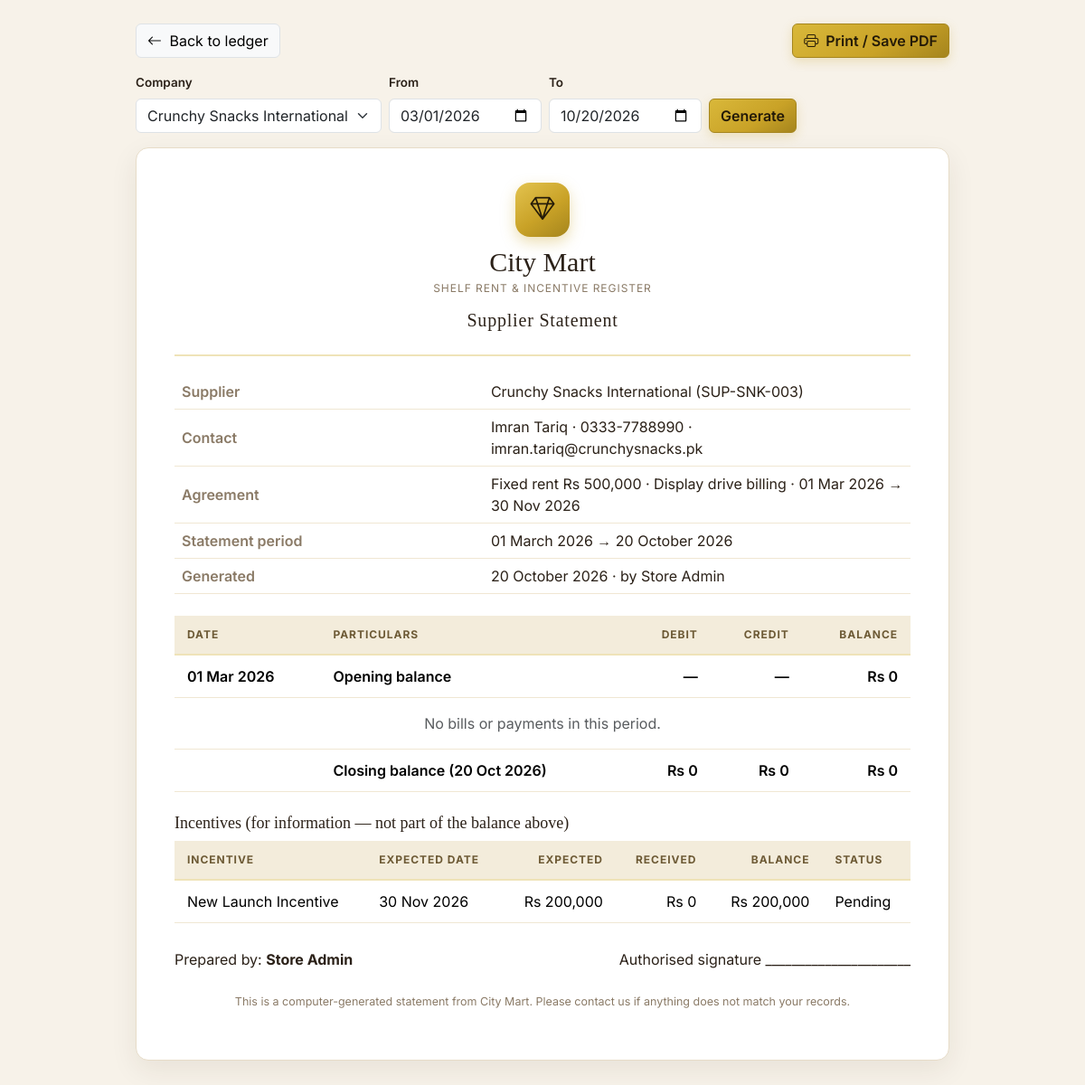
The app's page /statement.php (signed in) with its own data.
### tables this page shows
CREATE TABLE IF NOT EXISTS agreements (
  id                INT UNSIGNED AUTO_INCREMENT PRIMARY KEY,
  supplier_name     VARCHAR(150) NOT NULL,
  ledger_code       VARCHAR(60)  NOT NULL UNIQUE,
  contact_person    VARCHAR(100) NULL,
  contact_phone     VARCHAR(40)  NULL,
  contact_email     VARCHAR(120) NULL,
  rent_type         ENUM('fixed','percentage') NOT NULL DEFAULT 'fixed',
  rent_amount       DECIMAL(12,2) NULL,           
  percentage_rate   DECIMAL(5,2)  NULL,           
  billing_frequency ENUM('monthly','quarterly','display_drive') NOT NULL DEFAULT 'monthly',
  period_from       DATE NOT NULL,
  period_to         DATE NOT NULL,
  scan_file         VARCHAR(255) NULL,            
  notes             VARCHAR(255) NULL,
  created_by        INT UNSIGNED NULL,
  created_at        TIMESTAMP NOT NULL DEFAULT CURRENT_TIMESTAMP,
  updated_at        TIMESTAMP NOT NULL DEFAULT CURRENT_TIMESTAMP ON UPDATE CURRENT_TIMESTAMP,
  CONSTRAINT fk_agreements_user FOREIGN KEY (created_by) REFERENCES users(id) ON DELETE SET NULL,
  CHECK (period_to >= period_from)
);

CREATE TABLE IF NOT EXISTS incentives (
  id              INT UNSIGNED AUTO_INCREMENT PRIMARY KEY,
  agreement_id    INT UNSIGNED NOT NULL,
  title           VARCHAR(150) NOT NULL,
  type            ENUM('Promotion','Display','Launch','Target','Other') NOT NULL DEFAULT 'Promotion',
  basis           ENUM('Fixed','Percentage') NOT NULL DEFAULT 'Fixed',
  rate            DECIMAL(5,2)   NULL,            
  expected_amount DECIMAL(12,2)  NULL,            
  received_amount DECIMAL(12,2)  NOT NULL DEFAULT 0,
  expected_date   DATE NOT NULL,                  
  received_date   DATE NULL,                      
  notes           VARCHAR(255) NULL,
  created_by      INT UNSIGNED NULL,
  created_at      TIMESTAMP NOT NULL DEFAULT CURRENT_TIMESTAMP,
  updated_at      TIMESTAMP NOT NULL DEFAULT CURRENT_TIMESTAMP ON UPDATE CURRENT_TIMESTAMP,
  CONSTRAINT fk_incentives_agreement FOREIGN KEY (agreement_id) REFERENCES agreements(id) ON DELETE CASCADE,
  CONSTRAINT fk_incentives_user FOREIGN KEY (created_by) REFERENCES users(id) ON DELETE SET NULL,
  CHECK (received_amount >= 0)
);

### lang.php (called while the page is built, shortened)
<?php
function appLang(): string
{
    return $_SESSION['lang'] ?? 'en';
}
function t(string $key): string
{
    static $dict = null;
    $lang = appLang();
    return $dict[$lang][$key] ?? $dict['en'][$key] ?? $key;
}

### auth.php (called while the page is built, shortened)
<?php
require_once __DIR__ . '/config.php';
require_once __DIR__ . '/lang.php';
function currentUser(): ?array
{
    return $_SESSION['user'] ?? null;
}
function e($v): string
{
    return htmlspecialchars((string)($v ?? ''), ENT_QUOTES, 'UTF-8');
}
function money($n): string
{
    return cfg('currency') . ' ' . number_format((float)$n, 0);
}

### billing.php (called while the page is built, shortened)
<?php
function syncBills(PDO $pdo): void
{
    $agreements = $pdo->query('SELECT * FROM agreements')->fetchAll();
}
function statusLabel(string $s): string
{
    if (function_exists('t')) {
        return t($s);
    }
    return [
        'received' => 'Received',
        'partial'  => 'Partial',
        'due'      => 'Due',
        'overdue'  => 'Overdue',
        'awaited'  => 'Awaited',
        'pending'  => 'Pending',
        'out'      => 'Out of Period',
        'nobill'   => 'No Bill',
    ][$s] ?? $s;
}
function incentiveStatus(array $inc, ?string $today = null): string
{
    $today = $today ?? date('Y-m-d');
    $expected = (float)$inc['expected_amount'];
    $received = (float)$inc['received_amount'];
    return $inc['expected_date'] < $today ? 'overdue' : 'pending';
}
function loadIncentives(PDO $pdo, ?int $agreementId = null): array
{
    $sql = 'SELECT i.*, a.supplier_name, a.ledger_code
              FROM incentives i
              JOIN agreements a ON a.id = i.agreement_id';
    $args = [];
    if ($agreementId !== null) {
        $sql .= ' WHERE i.agreement_id = :ag';
        $args[':ag'] = $agreementId;
    }
    $sql .= ' ORDER BY i.expected_date, i.id';
    $st = $pdo->prepare($sql);
    $st->execute($args);
    $rows = $st->fetchAll();
    $today = date('Y-m-d');
    foreach ($rows as &$r) {
        $r['status']  = incentiveStatus($r, $today);
    }
    return $rows;
}

### config.php (called while the page is built, shortened)
<?php
function cfg(string $key)
{
    $map = [
        'db_host' => DB_HOST, 'db_port' => DB_PORT, 'db_name' => DB_NAME,
        'db_user' => DB_USER, 'db_pass' => DB_PASS,
        'mart_name' => MART_NAME, 'app_name' => APP_NAME, 'currency' => CURRENCY,
        'due_day' => DUE_DAY, 'expiry_warn_days' => EXPIRY_WARN_DAYS,
        'upload_dir' => UPLOAD_DIR, 'upload_url' => UPLOAD_URL,
        'max_upload_bytes' => MAX_UPLOAD_BYTES,
    ];
    return $map[$key] ?? null;
}

### statement.php (the view, shortened to what this page needs)
<?php
require_once __DIR__ . '/db.php';
require_once __DIR__ . '/billing.php';
require_once __DIR__ . '/auth.php';
$pdo = db();
syncBills($pdo);
$all = $pdo->query('SELECT * FROM agreements ORDER BY supplier_name')->fetchAll();
$id = (int)($_GET['id'] ?? ($all[0]['id'] ?? 0));
$ag = null;
foreach ($all as $a) {
    if ((int)$a['id'] === $id) $ag = $a;
}
$from = $_GET['from'] ?? $ag['period_from'];
$to   = $_GET['to'] ?? date('Y-m-d');
$bills = loadBills($pdo, null, $id);
$paidBefore = 0.0;
$expectedBefore = 0.0;
$opening = $expectedBefore - $paidBefore;
$events = [];
foreach ($bills as $b) {
    if ($b['bill_month'] < $from || $b['bill_month'] > $to) continue;
    $events[] = [
        'date' => $b['bill_month'], 'kind' => 'bill',
        'label' => 'Shelf rent — ' . date('F Y', strtotime($b['bill_month'])) . ' (due ' . date('d M Y', strtotime($b['due_date'])) . ')',
        'debit' => $b['expected_amount'] === null ? null : (float)$b['expected_amount'],
        'credit' => null,
        'note' => $b['expected_amount'] === null ? 'Awaited — amount not yet known' : '',
        '_ord' => 0,
    ];
}
usort($events, fn($a, $b) => [$a['date'], $a['_ord']] <=> [$b['date'], $b['_ord']]);
$totDebit = 0.0; $totCredit = 0.0;
$balance = $opening;
$closing = $balance;
$incentives = loadIncentives($pdo, $id);
$lang = appLang();
?>
<!DOCTYPE html>
<html lang="<?= e($lang) ?>" dir="<?= $lang === 'ur' ? 'rtl' : 'ltr' ?>">
<head>
<link href="assets/vendor/bootstrap/bootstrap.min.css" rel="stylesheet">
<link href="assets/vendor/bootstrap-icons/bootstrap-icons.min.css" rel="stylesheet">
<link href="assets/css/app.css" rel="stylesheet">
</head>
<body class="receipt-body">
<div class="receipt-actions no-print" style="max-width:900px">
  <a class="btn btn-light border" href="company.php?id=<?= $id ?>"><i class="bi bi-arrow-left me-1"></i> Back to ledger</a>
  <button class="btn btn-gold" onclick="window.print()"><i class="bi bi-printer me-1"></i> <?= e(t('print')) ?> / Save PDF</button>
</div>
<form method="get" class="no-print mb-3 mx-auto d-flex gap-2 flex-wrap align-items-end" style="max-width:900px">
  <div>
    <label class="form-label"><?= e(t('company')) ?></label>
    <select class="form-select" name="id" onchange="this.form.submit()">
      <?php foreach ($all as $a): ?>
        <option value="<?= (int)$a['id'] ?>" <?= (int)$a['id'] === $id ? 'selected' : '' ?>><?= e($a['supplier_name']) ?></option>
      <?php endforeach; ?>
    </select>
  </div>
  <div>
    <label class="form-label">From</label>
    <input type="date" class="form-control" name="from" value="<?= e($from) ?>">
  </div>
  <div>
    <label class="form-label">To</label>
    <input type="date" class="form-control" name="to" value="<?= e($to) ?>">
  </div>
  <button class="btn btn-gold" type="submit">Generate</button>
</form>
<div class="receipt" style="max-width:900px">
  <div class="receipt-head">
    <div class="brand-mark big"><i class="bi bi-gem"></i></div>
    <h1><?= e(MART_NAME) ?></h1>
    <p><?= e(APP_NAME) ?></p>
    <h2><?= e(t('supplier_statement')) ?></h2>
  </div>
  <table class="receipt-table">
    <tr><th>Supplier</th><td><?= e($ag['supplier_name']) ?> (<?= e($ag['ledger_code']) ?>)</td></tr>
    <tr><th>Contact</th><td><?= e($ag['contact_person'] ?? '—') ?><?= $ag['contact_phone'] ? ' · ' . e($ag['contact_phone']) : '' ?><?= !empty($ag['contact_email']) ? ' · ' . e($ag['contact_email']) : '' ?></td></tr>
    <tr><th>Agreement</th><td><?= $ag['rent_type'] === 'fixed' ? 'Fixed rent ' . money($ag['rent_amount']) : 'Percentage rent @ ' . e($ag['percentage_rate']) . '% of sales' ?> · <?= ucfirst(str_replace('_', ' ', $ag['billing_frequency'])) ?> billing · <?= date('d M Y', strtotime($ag['period_from'])) ?> → <?= date('d M Y', strtotime($ag['period_to'])) ?></td></tr>
    <tr><th>Statement period</th><td><?= date('d F Y', strtotime($from)) ?> → <?= date('d F Y', strtotime($to)) ?></td></tr>
    <tr><th>Generated</th><td><?= date('d F Y') ?> · by <?= e(currentUser()['name']) ?></td></tr>
  </table>
  <table class="table table-luxe align-middle mt-4">
    <thead><tr><th>Date</th><th>Particulars</th><th class="text-end">Debit</th><th class="text-end">Credit</th><th class="text-end">Balance</th></tr></thead>
    <tbody>
      <tr class="fw-semibold">
        <td><?= date('d M Y', strtotime($from)) ?></td><td>Opening balance</td>
        <td class="text-end">—</td><td class="text-end">—</td><td class="text-end"><?= money($opening) ?></td>
      </tr>
      <?php if (!$events): ?>
        <tr><td colspan="5" class="text-center py-3 text-muted">No bills or payments in this period.</td></tr>
      <?php endif; ?>
      <tr class="fw-semibold">
        <td></td><td>Closing balance (<?= date('d M Y', strtotime($to)) ?>)</td>
        <td class="text-end"><?= money($totDebit) ?></td><td class="text-end"><?= money($totCredit) ?></td>
        <td class="text-end"><?= money($closing) ?></td>
      </tr>
    </tbody>
  </table>
  <?php if ($incentives): ?>
    <h3 class="mt-4" style="font-size:18px">Incentives (for information — not part of the balance above)</h3>
    <table class="table table-luxe align-middle">
      <thead><tr><th>Incentive</th><th>Expected date</th><th class="text-end">Expected</th><th class="text-end">Received</th><th class="text-end">Balance</th><th>Status</th></tr></thead>
      <tbody>
      <?php foreach ($incentives as $inc): ?>
        <tr>
          <td><?= e($inc['title']) ?></td>
          <td><?= date('d M Y', strtotime($inc['expected_date'])) ?></td>
          <td class="text-end"><?= $inc['expected_amount'] === null ? 'Awaited' : money($inc['expected_amount']) ?></td>
          <td class="text-end"><?= money($inc['received_amount']) ?></td>
          <td class="text-end"><?= $inc['balance'] === null ? '—' : money($inc['balance']) ?></td>
          <td><?= statusLabel($inc['status']) ?></td>
        </tr>
      <?php endforeach; ?>
      </tbody>
    </table>
  <?php endif; ?>
  <div class="receipt-foot">
    <div>Prepared by: <strong><?= e(currentUser()['name']) ?></strong></div>
    <div class="receipt-sign">Authorised signature ______________________</div>
  </div>
  <p class="receipt-thanks">This is a computer-generated statement from <?= e(MART_NAME) ?>. Please contact us if anything does not match your records.</p>
</div>
</body>
</html>

### assets/css/app.css (style rules this page uses)
:root { --espresso: #221812; --espresso-2: #171009; --gold: #c9a227; --gold-dark: #a5851d; --gold-soft: #efe3b8; --ivory: #f7f2e9; --panel: #fffdf8; --ink: #2b2118; --muted: #8a7a66; --line: #e7dcc8; --shadow: 0 10px 30px rgba(46, 32, 12, .08); --radius: 16px; }
* { font-family: 'Inter', system-ui, sans-serif; }
body { background: var(--ivory); color: var(--ink); }
h1, h2, h3, .brand-name { font-family: 'Playfair Display', Georgia, serif; }
a { color: #8a6d1f; text-decoration: none; }
.brand-mark { width: 44px; height: 44px; border-radius: 12px; display: grid; place-items: center; background: linear-gradient(145deg, #e3c34f, var(--gold) 55%, var(--gold-dark)); color: #241a08; font-size: 20px; box-shadow: 0 6px 16px rgba(201,162,39,.35); }
.brand-mark.big { width: 60px; height: 60px; font-size: 27px; border-radius: 16px; margin: 0 auto; }
.table-luxe thead th { background: #f3ecdb; color: #6d5a35; font-size: 12px; letter-spacing: .08em; text-transform: uppercase; border-bottom: 2px solid var(--gold-soft); padding: 12px 14px; }
.table-luxe tbody td, .table-luxe tbody th { padding: 11px 14px; border-color: #f0e7d3; }
.btn-gold { background: linear-gradient(145deg, #d9b83a, var(--gold) 60%, var(--gold-dark)); border: 1px solid var(--gold-dark); color: #241a08; font-weight: 600; box-shadow: 0 4px 12px rgba(201,162,39,.25); }
.receipt-body { background: var(--ivory); padding: 26px 16px 40px; }
.receipt-actions { max-width: 760px; margin: 0 auto 14px; display: flex; justify-content: space-between; }
.receipt { max-width: 760px; margin: 0 auto; background: #fff; border: 1px solid var(--line); border-radius: 14px; padding: 38px 42px; box-shadow: var(--shadow); }
.receipt-head { text-align: center; border-bottom: 2px solid var(--gold-soft); padding-bottom: 18px; margin-bottom: 20px; }
.receipt-head h1 { font-size: 30px; margin: 10px 0 0; }
.receipt-head p { color: var(--muted); text-transform: uppercase; letter-spacing: .08em; font-size: 12px; margin: 2px 0; }
.receipt-head h2 { font-size: 20px; margin-top: 14px; letter-spacing: .04em; }
.receipt-table { width: 100%; }
.receipt-table th { text-align: left; color: var(--muted); font-weight: 600; padding: 7px 8px; width: 42%; border-bottom: 1px solid #f0e7d3; }
.receipt-table td { padding: 7px 8px; border-bottom: 1px solid #f0e7d3; }
.receipt-foot { display: flex; justify-content: space-between; gap: 20px; margin-top: 28px; flex-wrap: wrap; }
.receipt-thanks { text-align: center; color: var(--muted); font-size: 12.5px; margin-top: 26px; }
.form-label { font-weight: 600; font-size: 13.5px; }

### records on screen
agreements: from "03/01/2026", supplier_name "Crunchy Snacks International", ledger_code "SUP-SNK-003", contact_person "Imran Tariq", contact_phone "0333-7788990", contact_email "imran.tariq@crunchysnacks.pk", rent_amount "Rs 500,000", billing_frequency "Display drive", period_from "01 Mar 2026", period_to "30 Nov 2026", period_from "01 March 2026"
incentives: title "New Launch Incentive", expected_date "30 Nov 2026", expected_amount "Rs 200,000", received_amount "Rs 0", balance "Rs 200,000", status "Pending"

### other values on screen
t('print') "Print"
t('company') "Company"
MART_NAME "City Mart"
APP_NAME "SHELF RENT & INCENTIVE REGISTER"
t('supplier_statement') "Supplier Statement"
currentUser()['name'] "Store Admin"
money($opening) "Rs 0"
money($totDebit) "Rs 0"
money($totCredit) "Rs 0"
money($closing) "Rs 0"
form field id "Crunchy Snacks International"
